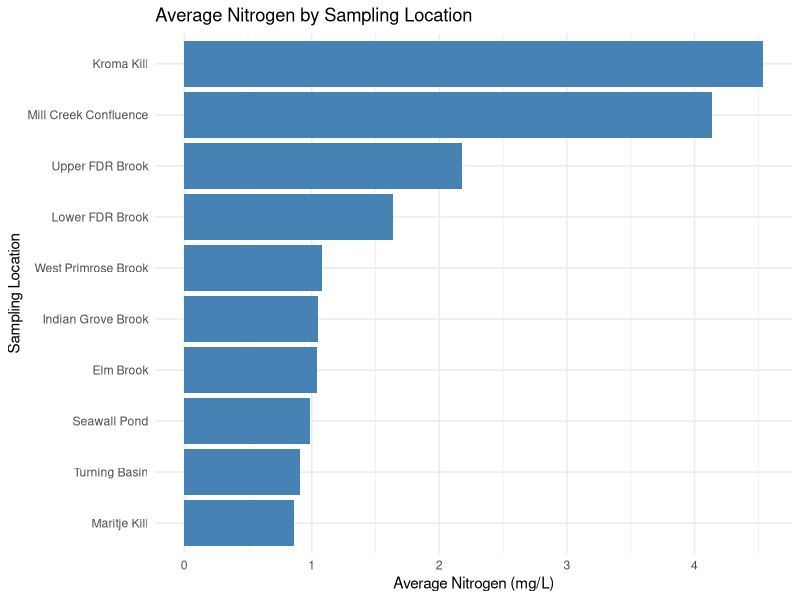
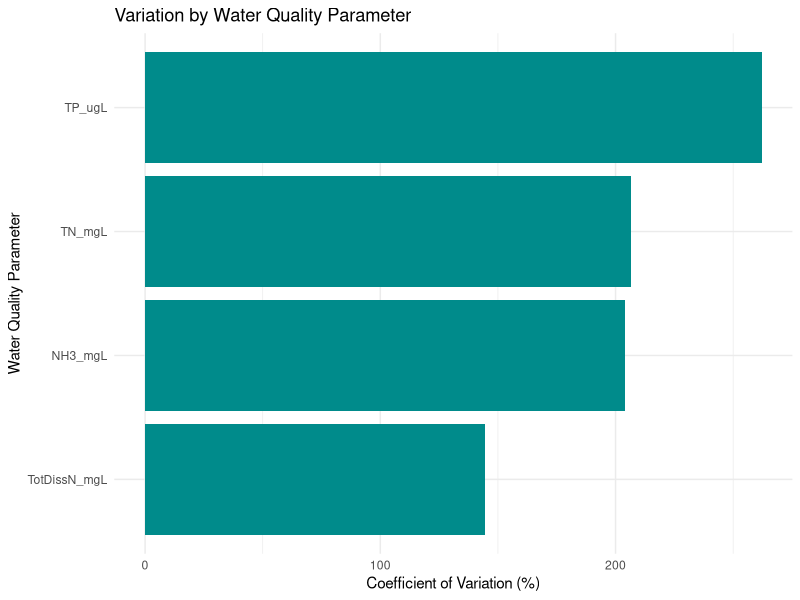
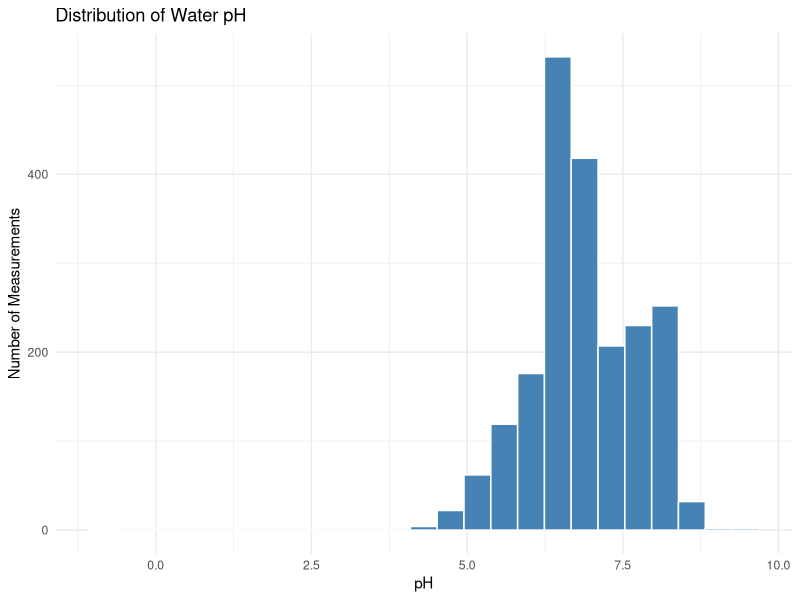

Here is the R script that generated these plots, in order:
## ---- chunk 1
# Load the required packages
library(readr)
library(dplyr)
library(tidyr)
library(ggplot2)

# Import the original dataset
water <- read_csv(
  "Data /Chemistry_Data_Wide_20250715.csv",
  show_col_types = FALSE
)

# Check the number of rows and columns
dim(water)

# Display column names
names(water)

# Preview the data
head(water, 5)

# Check data types
glimpse(water)
## ---- chunk 2
# Review missing measurements before transformation
missing_summary <- water %>%
  select(pH_Lab, TN_mgL, NH3_mgL, TotDissN_mgL, TP_ugL) %>%
  summarise(across(everything(),
                   list(Missing = ~sum(is.na(.x)),
                        Available = ~sum(!is.na(.x))))) %>%
  pivot_longer(
    cols = everything(),
    names_to = c("Parameter", ".value"),
    names_pattern = "^(.*)_(Missing|Available)$"
  ) %>%
  mutate(Missing_Percent = round(100 * Missing / (Missing + Available), 1))

knitr::kable(
  missing_summary,
  col.names = c("Parameter", "Missing Values", "Available Values", "Missing (%)"),
  caption = "Missing Values in Selected Water Chemistry Parameters"
)
## ---- chunk 3
# Select water quality measurements
water_clean <- water %>%
  select(
    SiteName, SiteType, EventDate,
    pH_Lab, TN_mgL, NH3_mgL,
    TotDissN_mgL, TP_ugL
  )

# Transform wide data into long format
water_long <- water_clean %>%
  pivot_longer(
    cols = c(
      pH_Lab, TN_mgL, NH3_mgL,
      TotDissN_mgL, TP_ugL
    ),
    names_to = "Parameter",
    values_to = "Value"
  ) %>%
  filter(!is.na(Value))

# Summary of the transformation
transformation_summary <- tibble(
  Step = c("Original Rows", "Original Columns",
           "Long Format Measurements"),
  Count = c(nrow(water), ncol(water), nrow(water_long))
)

knitr::kable(
  transformation_summary,
  col.names = c("Step", "Count"),
  caption = "Data Transformation Summary"
)
## ---- chunk 4
# Count measurements before transformation
original_count <- water_clean %>%
  select(
    pH_Lab, TN_mgL, NH3_mgL,
    TotDissN_mgL, TP_ugL
  ) %>%
  summarise(across(everything(), ~sum(!is.na(.x)))) %>%
  unlist(use.names = FALSE) %>%
  sum()

# Count measurements after transformation
long_count <- nrow(water_long)

validation <- tibble(
  Dataset = c("Original Wide Data", "Transformed Long Data"),
  Measurements = c(original_count, long_count)
)

knitr::kable(
  validation,
  col.names = c("Dataset", "Measurements"),
  caption = "Transformation Validation"
)

stopifnot(original_count == long_count)
## ---- chunk 5
# Calculate summary statistics
water_summary <- water_long %>%
  group_by(Parameter) %>%
  summarise(
    Samples = n(),
    Average = mean(Value),
    Minimum = min(Value),
    Maximum = max(Value),
    .groups = "drop"
  )

knitr::kable(
  water_summary,
  col.names = c(
    "Parameter",
    "Samples",
    "Average",
    "Minimum",
    "Maximum"
  ),
  digits = 2,
  caption = "Water Quality Summary Statistics"
)
## ---- chunk 6
# Average nitrogen by sampling location
nitrogen_by_site <- water_long %>%
  filter(Parameter == "TN_mgL") %>%
  group_by(SiteName) %>%
  summarise(
    Samples = n(),
    Average_Nitrogen = mean(Value),
    .groups = "drop"
  ) %>%
  arrange(desc(Average_Nitrogen))

knitr::kable(
  head(nitrogen_by_site, 10),
  col.names = c(
    "Sampling Location",
    "Samples",
    "Average Nitrogen (mg/L)"
  ),
  digits = 3,
  caption = "Top 10 Locations by Average Nitrogen"
)
## ---- chunk 7
# Plot average nitrogen at the top 10 locations
ggplot(
  head(nitrogen_by_site, 10),
  aes(
    x = reorder(SiteName, Average_Nitrogen),
    y = Average_Nitrogen
  )
) +
  geom_col(fill = "steelblue") +
  coord_flip() +
  labs(
    title = "Average Nitrogen by Sampling Location",
    x = "Sampling Location",
    y = "Average Nitrogen (mg/L)"
  ) +
  theme_minimal()
## ---- chunk 8
# Calculate variation by parameter
parameter_variation <- water_long %>%
  filter(Parameter != "pH_Lab") %>%
  group_by(Parameter) %>%
  summarise(
    Samples = n(),
    Average = mean(Value),
    Standard_Deviation = sd(Value),
    CV_Percent = if (
      is.finite(mean(Value)) &&
      abs(mean(Value)) > .Machine$double.eps
    ) {
      100 * sd(Value) / abs(mean(Value))
    } else {
      NA_real_
    },
    .groups = "drop"
  ) %>%
  arrange(desc(CV_Percent))

knitr::kable(
  parameter_variation,
  col.names = c(
    "Parameter",
    "Samples",
    "Average",
    "Standard Deviation",
    "Variation (%)"
  ),
  digits = 2,
  caption = "Variation in Water Chemistry Measurements"
)
## ---- chunk 9
# Compare relative variation
ggplot(
  filter(parameter_variation, !is.na(CV_Percent)),
  aes(
    x = reorder(Parameter, CV_Percent),
    y = CV_Percent
  )
) +
  geom_col(fill = "darkcyan") +
  coord_flip() +
  labs(
    title = "Variation by Water Quality Parameter",
    x = "Water Quality Parameter",
    y = "Coefficient of Variation (%)"
  ) +
  theme_minimal()
## ---- chunk 10
# Distribution of pH measurements
ggplot(
  filter(water_long, Parameter == "pH_Lab"),
  aes(x = Value)
) +
  geom_histogram(
    bins = 25,
    fill = "steelblue",
    color = "white"
  ) +
  labs(
    title = "Distribution of Water pH",
    x = "pH",
    y = "Number of Measurements"
  ) +
  theme_minimal()
